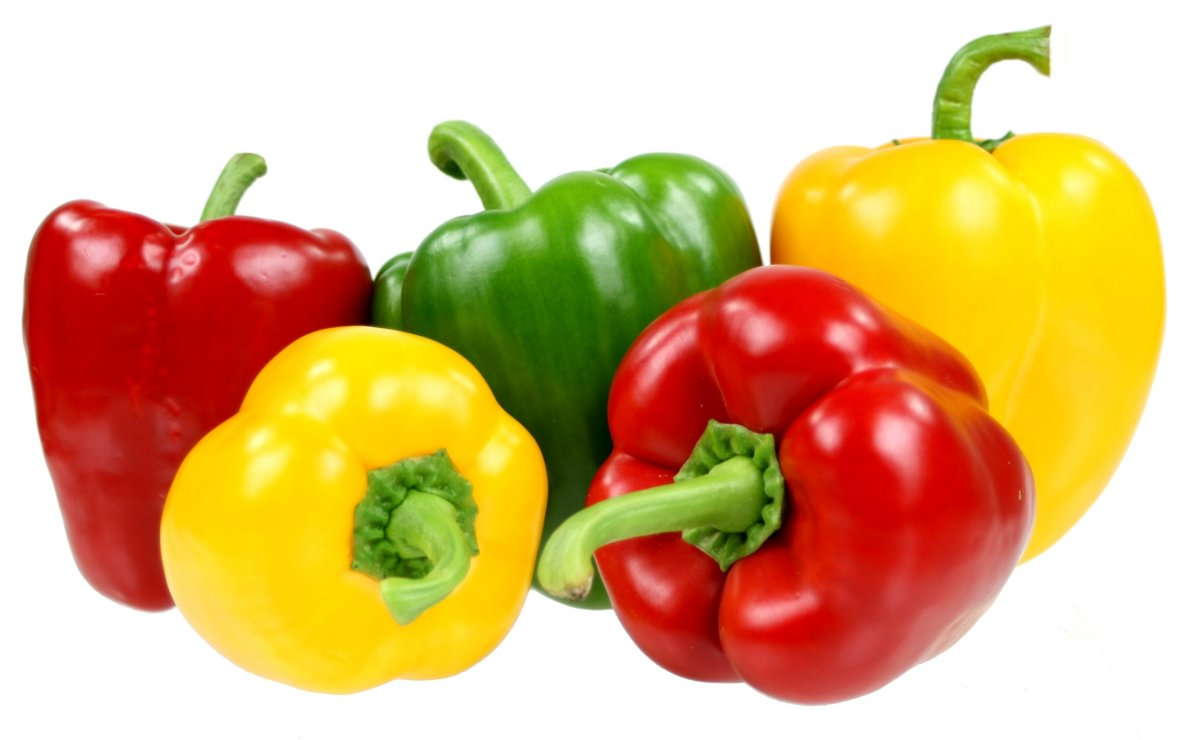
%> input picture phpw0ywwv.png, 1200 x 740 px
$ octave readImage.m   (GNU Octave 9; MATLAB toolbox functions it lacks are replaced by stand-ins)
%> lines starting %> are read from the running program, lines starting %| are printed output that depends on the picture; in (x1, y1, x2, y2) boxes, pixels count from 0 and x2, y2 are one past the last pixel; in counts of white or black regions, pixels touching at a corner belong together; the program's own positions count from 1
pkg load image;
filename=uigetfile();
%> the answer given: phpw0ywwv.png
img= imread(filename);
%> img is the input picture: size 740x1200x3 uint8; mean R, G, B 220.1, 180.7, 125.9
imshow(img);
img=rgb2gray(img);
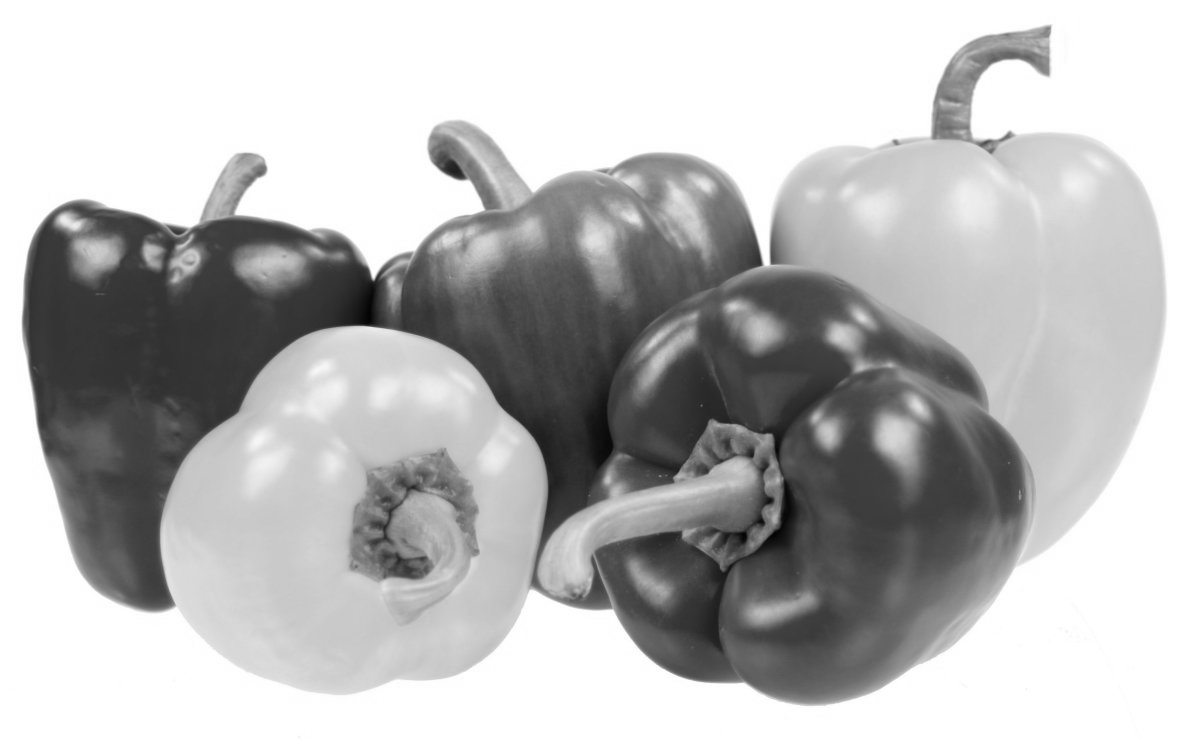
%> img: size 740x1200 uint8; min 2, max 255, mean 186.2
A=zeros(3,3);
A(1,1)=255;
#img='phpw0ywwv.png';
#img=rgb2gray(img);
#imshow(img);

img_2=img;
img_2(img<=125) = 0;
img_2(img>125) = 255;
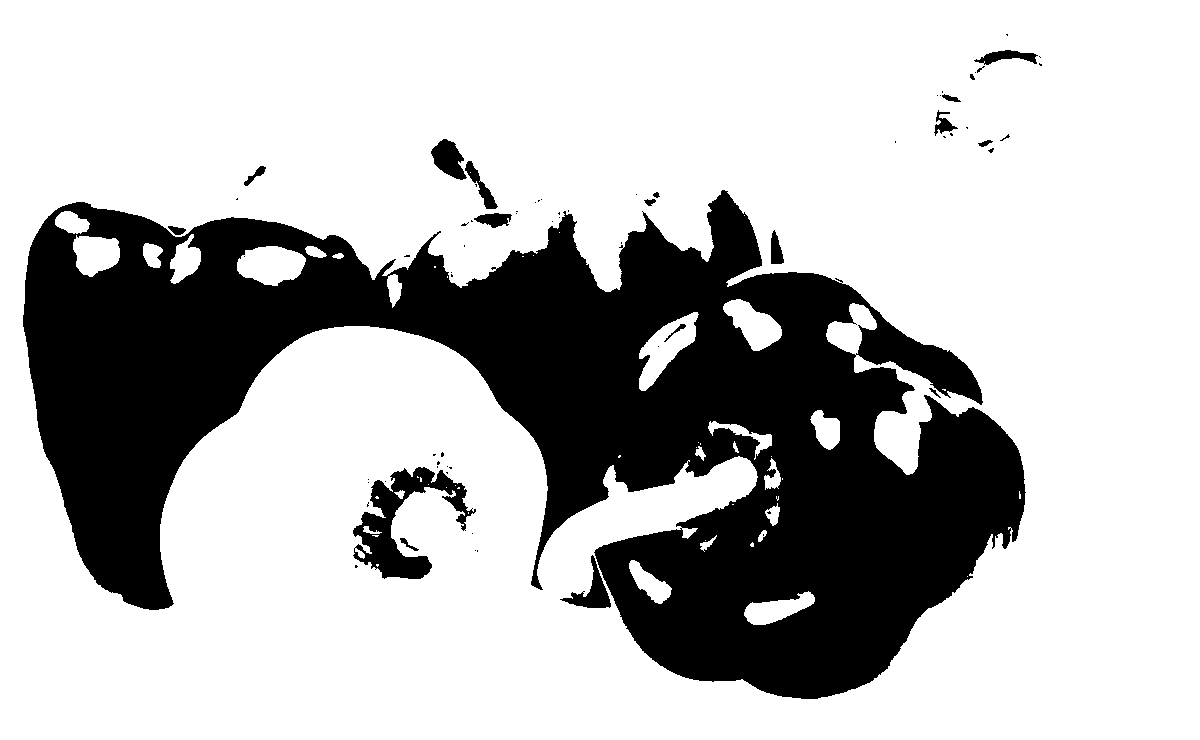
%> img_2: size 740x1200 uint8; 72.9% white; 71 black regions (52 under 20 px), largest, box (x1, y1, x2, y2) and area: (23, 190, 1026, 699) 231677, (353, 467, 476, 579) 4911, (431, 139, 467, 180) 870

img_3=img;
img_3(img<=125) = 140;
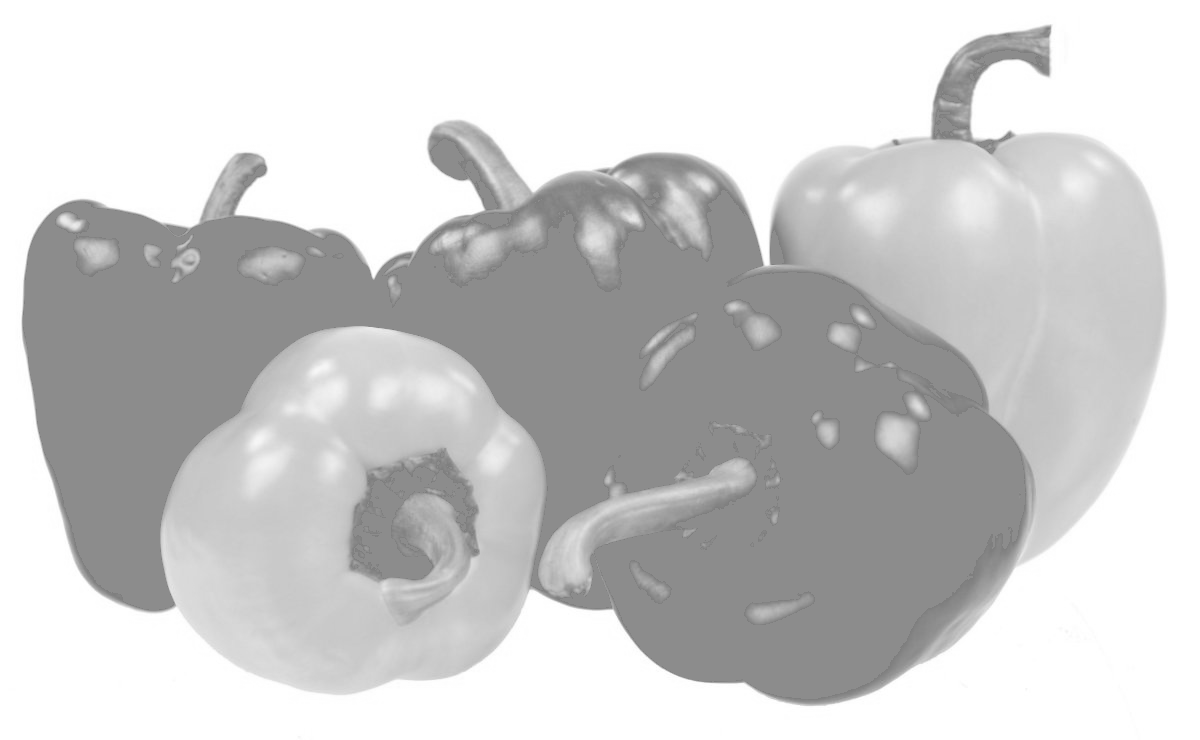
%> img_3: size 740x1200 uint8; min 126, max 255, mean 203.9
img_3(img>125) = 150;

img_4=img;
img_4(img<=125) = 200;
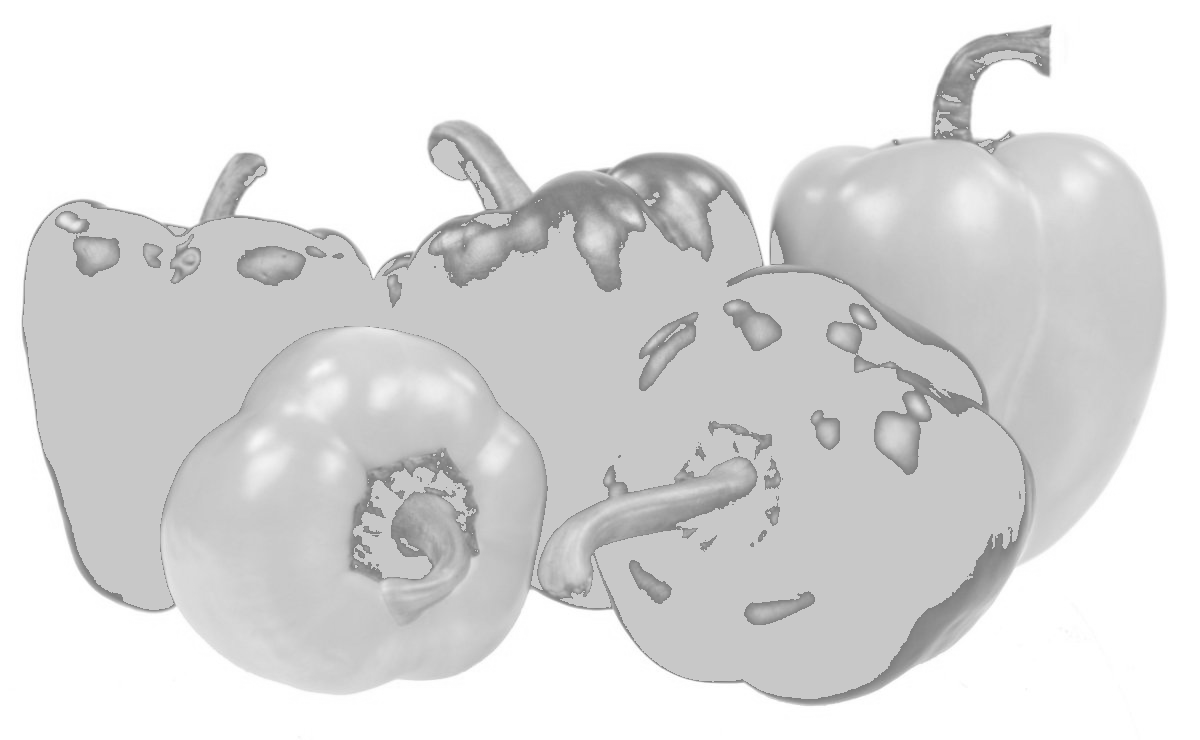
%> img_4: size 740x1200 uint8; min 126, max 255, mean 220.2
img_4(img>125) = 210;

figure;
subplot(3,2,1);imshow(A);title("original image");
subplot(3,2,2);imshow(img);title("original image");
subplot(3,2,3);imshow(img_2);title("darker image");
subplot(3,2,4);imshow(img_3);title("low contrast image");
subplot(3,2,5);imshow(img_4);title("lighter image");
%> after `title("lighter image")`:
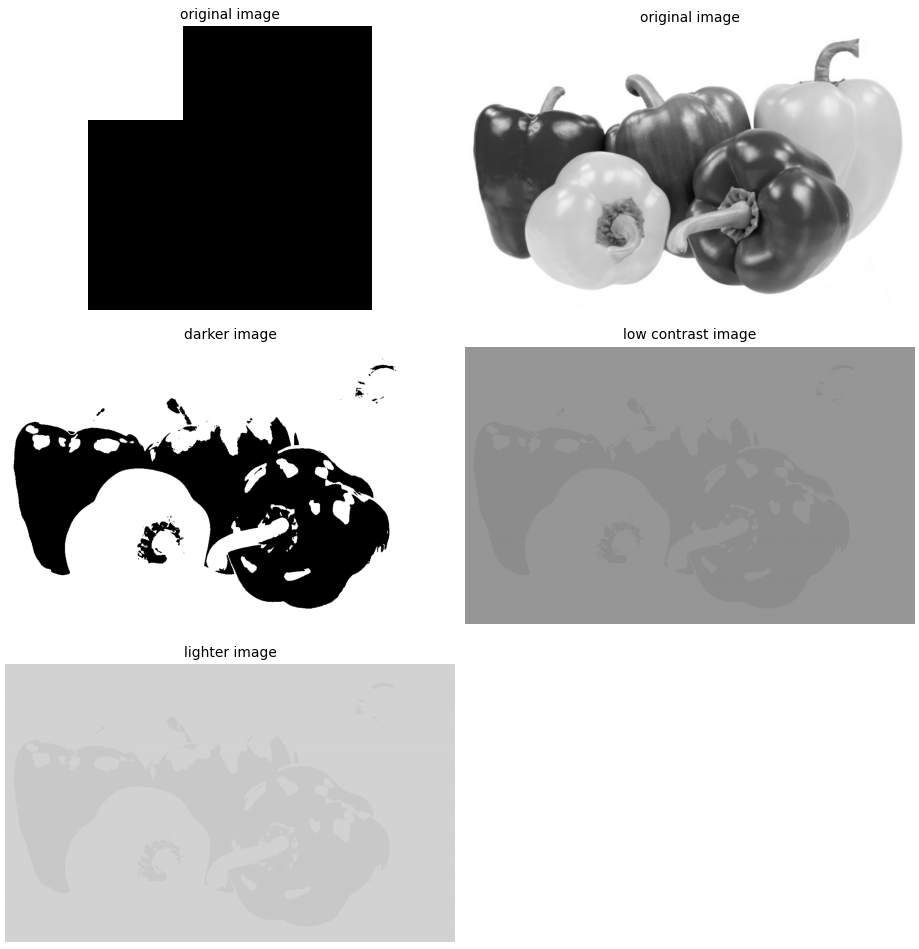
%> figure redrawn from the program's plot data, 5 panels

#imshow(gimg);

$ run again, with test3.bmp saved as phpw0ywwv.png
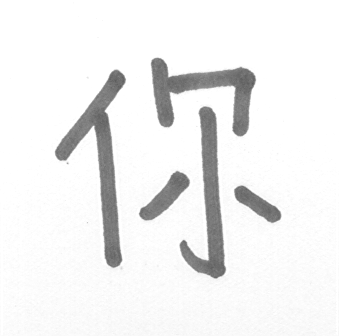
%> input picture test3.bmp, 339 x 336 px
%> img is the input picture: size 336x339 uint8; min 91, max 255, mean 239.5
%> `img_2(img>125) = 255;`:
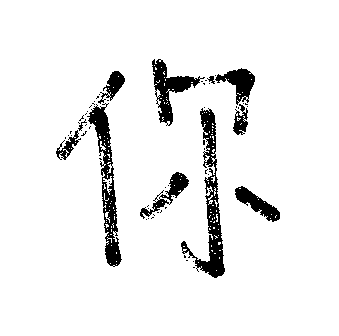
%> img_2: size 336x339 uint8; 93.2% white; 62 black regions (51 under 20 px), largest, box (x1, y1, x2, y2) and area: (181, 108, 225, 278) 1934, (87, 103, 122, 267) 1729, (152, 59, 205, 126) 1121
%> `img_4(img<=125) = 200;`:
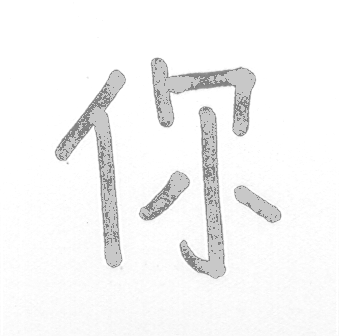
%> img_4: size 336x339 uint8; 6.77% of pixels changed, all inside (x1, y1, x2, y2) = (56, 59, 280, 278)
